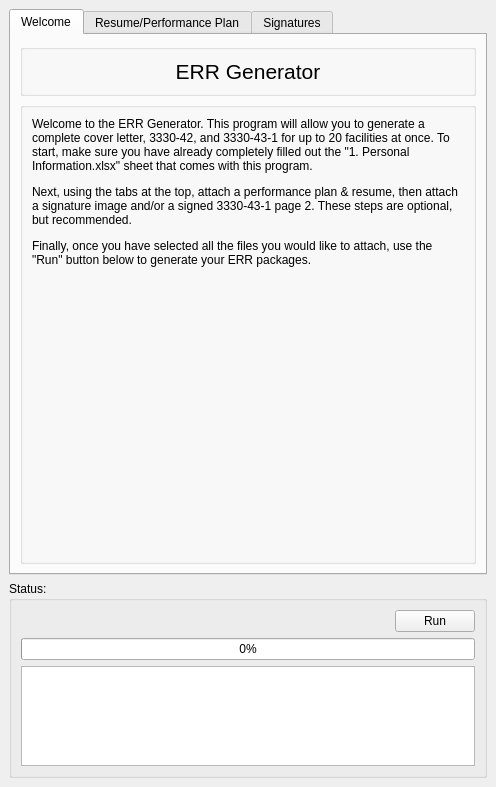
<?xml version="1.0" encoding="UTF-8"?>
<ui version="4.0">
 <class>MainWindow</class>
 <widget class="QMainWindow" name="MainWindow">
  <property name="geometry">
   <rect>
    <x>0</x>
    <y>0</y>
    <width>496</width>
    <height>787</height>
   </rect>
  </property>
  <property name="minimumSize">
   <size>
    <width>418</width>
    <height>707</height>
   </size>
  </property>
  <property name="windowTitle">
   <string>ERR Generator</string>
  </property>
  <property name="unifiedTitleAndToolBarOnMac">
   <bool>false</bool>
  </property>
  <widget class="QWidget" name="centralwidget">
   <layout class="QGridLayout" name="gridLayout">
    <item row="2" column="0">
     <widget class="QGroupBox" name="groupBox">
      <property name="sizePolicy">
       <sizepolicy hsizetype="Preferred" vsizetype="Maximum">
        <horstretch>0</horstretch>
        <verstretch>0</verstretch>
       </sizepolicy>
      </property>
      <property name="title">
       <string>Status:</string>
      </property>
      <layout class="QGridLayout" name="gridLayout_2">
       <item row="2" column="1">
        <widget class="QPushButton" name="run_button">
         <property name="text">
          <string>Run</string>
         </property>
        </widget>
       </item>
       <item row="3" column="0" colspan="2">
        <widget class="QProgressBar" name="progress_bar">
         <property name="minimumSize">
          <size>
           <width>0</width>
           <height>0</height>
          </size>
         </property>
         <property name="value">
          <number>0</number>
         </property>
         <property name="alignment">
          <set>Qt::AlignCenter</set>
         </property>
         <property name="textVisible">
          <bool>true</bool>
         </property>
         <property name="orientation">
          <enum>Qt::Horizontal</enum>
         </property>
         <property name="invertedAppearance">
          <bool>false</bool>
         </property>
         <property name="textDirection">
          <enum>QProgressBar::TopToBottom</enum>
         </property>
        </widget>
       </item>
       <item row="4" column="0" colspan="2">
        <widget class="QTextBrowser" name="progress_output">
         <property name="sizePolicy">
          <sizepolicy hsizetype="Expanding" vsizetype="Minimum">
           <horstretch>0</horstretch>
           <verstretch>0</verstretch>
          </sizepolicy>
         </property>
         <property name="minimumSize">
          <size>
           <width>0</width>
           <height>0</height>
          </size>
         </property>
         <property name="maximumSize">
          <size>
           <width>16777215</width>
           <height>100</height>
          </size>
         </property>
         <property name="verticalScrollBarPolicy">
          <enum>Qt::ScrollBarAsNeeded</enum>
         </property>
         <property name="horizontalScrollBarPolicy">
          <enum>Qt::ScrollBarAsNeeded</enum>
         </property>
        </widget>
       </item>
       <item row="2" column="0">
        <spacer name="horizontalSpacer">
         <property name="orientation">
          <enum>Qt::Horizontal</enum>
         </property>
         <property name="sizeHint" stdset="0">
          <size>
           <width>40</width>
           <height>20</height>
          </size>
         </property>
        </spacer>
       </item>
      </layout>
     </widget>
    </item>
    <item row="0" column="0">
     <widget class="QTabWidget" name="tabWidget">
      <property name="currentIndex">
       <number>0</number>
      </property>
      <widget class="QWidget" name="tab">
       <attribute name="title">
        <string>Welcome</string>
       </attribute>
       <layout class="QVBoxLayout" name="verticalLayout_2">
        <item>
         <widget class="QGroupBox" name="groupBox_2">
          <property name="sizePolicy">
           <sizepolicy hsizetype="Preferred" vsizetype="Maximum">
            <horstretch>0</horstretch>
            <verstretch>0</verstretch>
           </sizepolicy>
          </property>
          <property name="title">
           <string/>
          </property>
          <layout class="QVBoxLayout" name="verticalLayout">
           <item>
            <widget class="QLabel" name="label_2">
             <property name="text">
              <string>&lt;html&gt;&lt;head/&gt;&lt;body&gt;&lt;p align=&quot;center&quot;&gt;&lt;span style=&quot; font-size:16pt;&quot;&gt;ERR Generator&lt;/span&gt;&lt;/p&gt;&lt;/body&gt;&lt;/html&gt;</string>
             </property>
             <property name="scaledContents">
              <bool>false</bool>
             </property>
            </widget>
           </item>
          </layout>
         </widget>
        </item>
        <item>
         <widget class="QGroupBox" name="groupBox_3">
          <property name="title">
           <string/>
          </property>
          <layout class="QVBoxLayout" name="verticalLayout_3">
           <item>
            <widget class="QLabel" name="label">
             <property name="text">
              <string>&lt;html&gt;&lt;head/&gt;&lt;body&gt;&lt;p&gt;Welcome to the ERR Generator. This program will allow you to generate a complete cover letter, 3330-42, and 3330-43-1 for up to 20 facilities at once. To start, make sure you have already completely filled out the &amp;quot;1. Personal Information.xlsx&amp;quot; sheet that comes with this program.&lt;/p&gt;&lt;p&gt;Next, using the tabs at the top, attach a performance plan &amp;amp; resume, then attach a signature image and/or a signed 3330-43-1 page 2. These steps are optional, but recommended.&lt;/p&gt;&lt;p&gt;Finally, once you have selected all the files you would like to attach, use the &amp;quot;Run&amp;quot; button below to generate your ERR packages. &lt;/p&gt;&lt;/body&gt;&lt;/html&gt;</string>
             </property>
             <property name="textFormat">
              <enum>Qt::RichText</enum>
             </property>
             <property name="alignment">
              <set>Qt::AlignLeading|Qt::AlignLeft|Qt::AlignTop</set>
             </property>
             <property name="wordWrap">
              <bool>true</bool>
             </property>
            </widget>
           </item>
          </layout>
         </widget>
        </item>
       </layout>
      </widget>
      <widget class="QWidget" name="tab_2">
       <attribute name="title">
        <string>Resume/Performance Plan</string>
       </attribute>
       <layout class="QVBoxLayout" name="verticalLayout_4">
        <item>
         <widget class="QWidget" name="widget_2" native="true">
          <property name="sizePolicy">
           <sizepolicy hsizetype="Preferred" vsizetype="Maximum">
            <horstretch>0</horstretch>
            <verstretch>0</verstretch>
           </sizepolicy>
          </property>
          <layout class="QVBoxLayout" name="verticalLayout_6">
           <item>
            <widget class="QLabel" name="label_3">
             <property name="sizePolicy">
              <sizepolicy hsizetype="Preferred" vsizetype="Maximum">
               <horstretch>0</horstretch>
               <verstretch>0</verstretch>
              </sizepolicy>
             </property>
             <property name="text">
              <string>&lt;html&gt;&lt;head/&gt;&lt;body&gt;&lt;p&gt;Attach a resume and performance plan here. &lt;/p&gt;&lt;p&gt;Your performance plan can be downloaded at &lt;a href=&quot;https://pmas.faa.gov&quot;&gt;&lt;span style=&quot; text-decoration: underline; color:#0000ff;&quot;&gt;https://pmas.faa.gov&lt;/span&gt;&lt;/a&gt;.&lt;/p&gt;&lt;/body&gt;&lt;/html&gt;</string>
             </property>
             <property name="alignment">
              <set>Qt::AlignLeading|Qt::AlignLeft|Qt::AlignTop</set>
             </property>
             <property name="openExternalLinks">
              <bool>true</bool>
             </property>
            </widget>
           </item>
          </layout>
         </widget>
        </item>
        <item>
         <spacer name="verticalSpacer">
          <property name="orientation">
           <enum>Qt::Vertical</enum>
          </property>
          <property name="sizeHint" stdset="0">
           <size>
            <width>20</width>
            <height>40</height>
           </size>
          </property>
         </spacer>
        </item>
        <item>
         <widget class="QGroupBox" name="groupBox_4">
          <property name="sizePolicy">
           <sizepolicy hsizetype="Preferred" vsizetype="Maximum">
            <horstretch>0</horstretch>
            <verstretch>0</verstretch>
           </sizepolicy>
          </property>
          <property name="title">
           <string>Resume</string>
          </property>
          <layout class="QHBoxLayout" name="horizontalLayout">
           <item>
            <widget class="QLineEdit" name="resume_line_edit"/>
           </item>
           <item>
            <widget class="QPushButton" name="resume_browse">
             <property name="text">
              <string>Browse</string>
             </property>
            </widget>
           </item>
          </layout>
         </widget>
        </item>
        <item>
         <widget class="QGroupBox" name="groupBox_5">
          <property name="sizePolicy">
           <sizepolicy hsizetype="Preferred" vsizetype="Maximum">
            <horstretch>0</horstretch>
            <verstretch>0</verstretch>
           </sizepolicy>
          </property>
          <property name="title">
           <string>Performance Plan</string>
          </property>
          <layout class="QHBoxLayout" name="horizontalLayout_2">
           <item>
            <widget class="QLineEdit" name="performance_line_edit"/>
           </item>
           <item>
            <widget class="QPushButton" name="performance_browse">
             <property name="text">
              <string>Browse</string>
             </property>
            </widget>
           </item>
          </layout>
         </widget>
        </item>
       </layout>
      </widget>
      <widget class="QWidget" name="tab_3">
       <attribute name="title">
        <string>Signatures</string>
       </attribute>
       <layout class="QVBoxLayout" name="verticalLayout_5">
        <item>
         <widget class="QWidget" name="widget_4" native="true">
          <layout class="QVBoxLayout" name="verticalLayout_8">
           <item>
            <widget class="QLabel" name="label_4">
             <property name="sizePolicy">
              <sizepolicy hsizetype="Preferred" vsizetype="Maximum">
               <horstretch>0</horstretch>
               <verstretch>0</verstretch>
              </sizepolicy>
             </property>
             <property name="text">
              <string>&lt;html&gt;&lt;head/&gt;&lt;body&gt;&lt;p&gt;Attach images of your signature and/or attach a signed 3330-43-1 page 2 here. If you choose to attach the signature page of the 3330-43-1, it is still recommended to attach your signature image so that the cover letter and 3330-42 will also be signed.&lt;/p&gt;&lt;p&gt;Additionally, if you attach a signed 3330-43-1 page 2, you must ensure the page is filled out completely and accurately, as the generator will not attempt to update any fields on this page once overwritten. You are advised to NOT attach a 3330-43-1 signature page that has been signed by a rating official (supervisor or otherwise), as reusing a document with someone else's signature may be a violation of policy, law, or regulation.&lt;/p&gt;&lt;/body&gt;&lt;/html&gt;</string>
             </property>
             <property name="wordWrap">
              <bool>true</bool>
             </property>
            </widget>
           </item>
          </layout>
         </widget>
        </item>
        <item>
         <spacer name="verticalSpacer_2">
          <property name="orientation">
           <enum>Qt::Vertical</enum>
          </property>
          <property name="sizeHint" stdset="0">
           <size>
            <width>20</width>
            <height>19</height>
           </size>
          </property>
         </spacer>
        </item>
        <item>
         <widget class="QGroupBox" name="groupBox_7">
          <property name="sizePolicy">
           <sizepolicy hsizetype="Preferred" vsizetype="Maximum">
            <horstretch>0</horstretch>
            <verstretch>0</verstretch>
           </sizepolicy>
          </property>
          <property name="title">
           <string>Signature Image</string>
          </property>
          <property name="alignment">
           <set>Qt::AlignLeading|Qt::AlignLeft|Qt::AlignVCenter</set>
          </property>
          <layout class="QHBoxLayout" name="horizontalLayout_4">
           <item>
            <widget class="QLineEdit" name="signature_line_edit"/>
           </item>
           <item>
            <widget class="QPushButton" name="signature_browse">
             <property name="text">
              <string>Browse</string>
             </property>
            </widget>
           </item>
          </layout>
         </widget>
        </item>
        <item>
         <widget class="QGroupBox" name="groupBox_8">
          <property name="sizePolicy">
           <sizepolicy hsizetype="Preferred" vsizetype="Maximum">
            <horstretch>0</horstretch>
            <verstretch>0</verstretch>
           </sizepolicy>
          </property>
          <property name="title">
           <string>Signed 3330-43-1 page 2 PDF</string>
          </property>
          <layout class="QHBoxLayout" name="horizontalLayout_5">
           <item>
            <widget class="QLineEdit" name="signed_43_1_line_edit">
             <property name="readOnly">
              <bool>false</bool>
             </property>
            </widget>
           </item>
           <item>
            <widget class="QPushButton" name="signed_43_1_browse">
             <property name="text">
              <string>Browse</string>
             </property>
            </widget>
           </item>
          </layout>
         </widget>
        </item>
       </layout>
      </widget>
     </widget>
    </item>
   </layout>
  </widget>
 </widget>
 <tabstops>
  <tabstop>tabWidget</tabstop>
  <tabstop>run_button</tabstop>
  <tabstop>progress_output</tabstop>
  <tabstop>resume_line_edit</tabstop>
  <tabstop>resume_browse</tabstop>
  <tabstop>performance_line_edit</tabstop>
  <tabstop>performance_browse</tabstop>
  <tabstop>signature_line_edit</tabstop>
  <tabstop>signature_browse</tabstop>
  <tabstop>signed_43_1_line_edit</tabstop>
  <tabstop>signed_43_1_browse</tabstop>
 </tabstops>
 <resources/>
 <connections/>
</ui>
